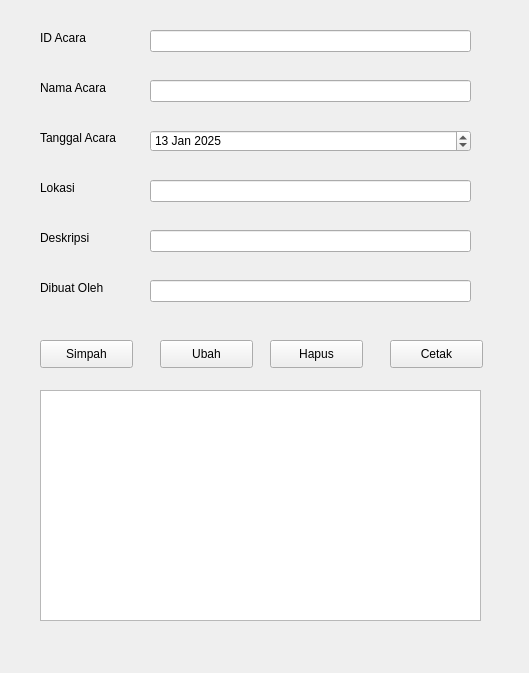
<?xml version="1.0" encoding="UTF-8"?>
<ui version="4.0">
 <class>Form</class>
 <widget class="QWidget" name="Form">
  <property name="geometry">
   <rect>
    <x>0</x>
    <y>0</y>
    <width>529</width>
    <height>673</height>
   </rect>
  </property>
  <property name="windowTitle">
   <string>Form</string>
  </property>
  <widget class="QPushButton" name="btnCetak">
   <property name="geometry">
    <rect>
     <x>390</x>
     <y>340</y>
     <width>93</width>
     <height>28</height>
    </rect>
   </property>
   <property name="text">
    <string>Cetak</string>
   </property>
  </widget>
  <widget class="QPushButton" name="btnUbah">
   <property name="geometry">
    <rect>
     <x>160</x>
     <y>340</y>
     <width>93</width>
     <height>28</height>
    </rect>
   </property>
   <property name="text">
    <string>Ubah</string>
   </property>
  </widget>
  <widget class="QLabel" name="label">
   <property name="geometry">
    <rect>
     <x>40</x>
     <y>30</y>
     <width>71</width>
     <height>16</height>
    </rect>
   </property>
   <property name="text">
    <string>ID Acara</string>
   </property>
  </widget>
  <widget class="QLineEdit" name="editnmAcara">
   <property name="geometry">
    <rect>
     <x>150</x>
     <y>80</y>
     <width>321</width>
     <height>22</height>
    </rect>
   </property>
  </widget>
  <widget class="QTableView" name="tableAcara">
   <property name="geometry">
    <rect>
     <x>40</x>
     <y>390</y>
     <width>441</width>
     <height>231</height>
    </rect>
   </property>
  </widget>
  <widget class="QPushButton" name="btnHapus">
   <property name="geometry">
    <rect>
     <x>270</x>
     <y>340</y>
     <width>93</width>
     <height>28</height>
    </rect>
   </property>
   <property name="text">
    <string>Hapus</string>
   </property>
  </widget>
  <widget class="QLineEdit" name="editIDAcara">
   <property name="geometry">
    <rect>
     <x>150</x>
     <y>30</y>
     <width>321</width>
     <height>22</height>
    </rect>
   </property>
  </widget>
  <widget class="QLabel" name="label_4">
   <property name="geometry">
    <rect>
     <x>40</x>
     <y>130</y>
     <width>91</width>
     <height>16</height>
    </rect>
   </property>
   <property name="text">
    <string>Tanggal Acara</string>
   </property>
  </widget>
  <widget class="QPushButton" name="btnSimpan">
   <property name="geometry">
    <rect>
     <x>40</x>
     <y>340</y>
     <width>93</width>
     <height>28</height>
    </rect>
   </property>
   <property name="text">
    <string>Simpah</string>
   </property>
  </widget>
  <widget class="QLabel" name="label_2">
   <property name="geometry">
    <rect>
     <x>40</x>
     <y>80</y>
     <width>91</width>
     <height>16</height>
    </rect>
   </property>
   <property name="text">
    <string>Nama Acara</string>
   </property>
  </widget>
  <widget class="QDateEdit" name="dateEditAcara">
   <property name="geometry">
    <rect>
     <x>150</x>
     <y>130</y>
     <width>321</width>
     <height>22</height>
    </rect>
   </property>
   <property name="date">
    <date>
     <year>2025</year>
     <month>1</month>
     <day>13</day>
    </date>
   </property>
  </widget>
  <widget class="QLabel" name="label_3">
   <property name="geometry">
    <rect>
     <x>40</x>
     <y>230</y>
     <width>91</width>
     <height>16</height>
    </rect>
   </property>
   <property name="text">
    <string>Deskripsi</string>
   </property>
  </widget>
  <widget class="QLineEdit" name="editLokasi">
   <property name="geometry">
    <rect>
     <x>150</x>
     <y>180</y>
     <width>321</width>
     <height>22</height>
    </rect>
   </property>
  </widget>
  <widget class="QLabel" name="label_5">
   <property name="geometry">
    <rect>
     <x>40</x>
     <y>180</y>
     <width>71</width>
     <height>16</height>
    </rect>
   </property>
   <property name="text">
    <string>Lokasi</string>
   </property>
  </widget>
  <widget class="QLineEdit" name="editDeskrip">
   <property name="geometry">
    <rect>
     <x>150</x>
     <y>230</y>
     <width>321</width>
     <height>22</height>
    </rect>
   </property>
  </widget>
  <widget class="QLabel" name="label_6">
   <property name="geometry">
    <rect>
     <x>40</x>
     <y>280</y>
     <width>91</width>
     <height>16</height>
    </rect>
   </property>
   <property name="text">
    <string>Dibuat Oleh</string>
   </property>
  </widget>
  <widget class="QLineEdit" name="editOleh">
   <property name="geometry">
    <rect>
     <x>150</x>
     <y>280</y>
     <width>321</width>
     <height>22</height>
    </rect>
   </property>
  </widget>
 </widget>
 <resources/>
 <connections/>
</ui>
